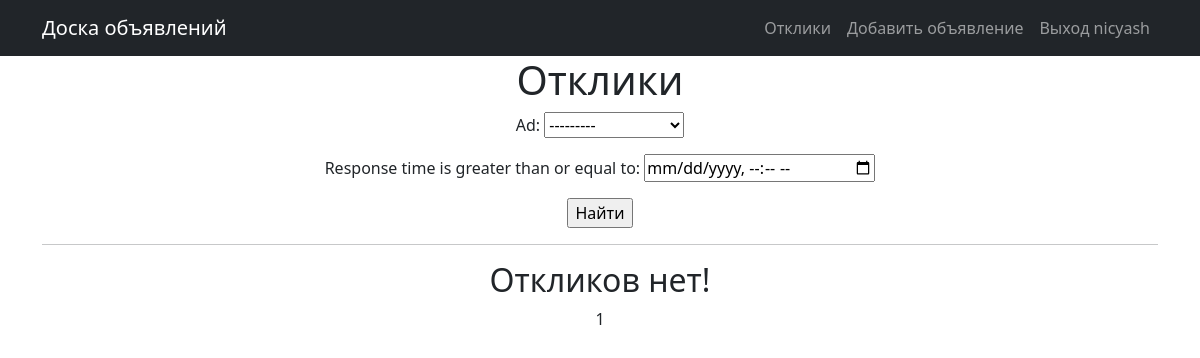
Page //response/ (signed in) on the earlier database version.
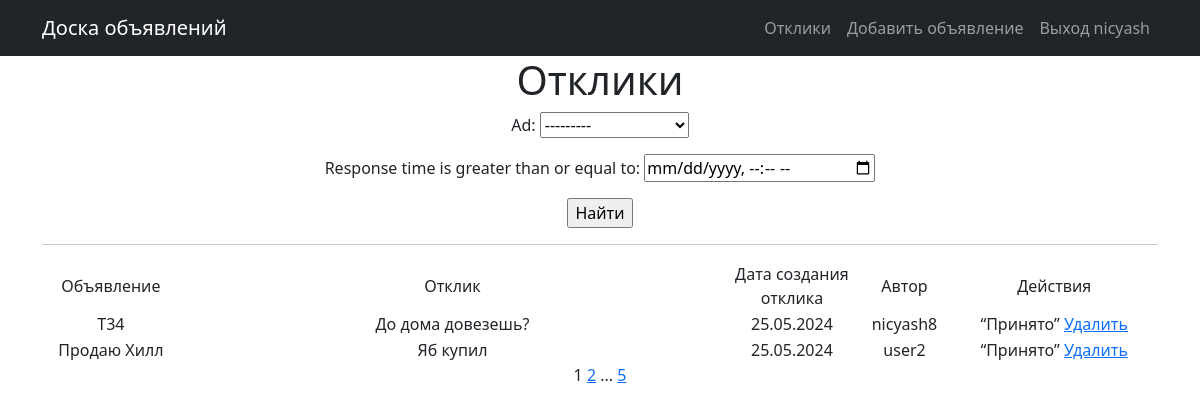
Same page on the later database version.
### BoardApp/models.py (models this page shows, shortened)
class UserResponse(models.Model):
    author = models.ForeignKey(User, on_delete=models.CASCADE)
    response_time = models.DateTimeField(auto_now_add=True)
    text = models.TextField(default='Текст отклика')
    ad = models.ForeignKey(Ad, on_delete=models.CASCADE)
    status = models.BooleanField(default=False)

class Ad(models.Model):
    TYPE = [
        ('tank', 'Танки'),
        ('heal', 'Хилы'),
        ('DD', 'ДД'),
        ('traders', 'Торговцы'),
        ('gildemasters', 'Гилдмастеры'),
        ('quest', 'Квестгиверы'),
        ('blacksmiths', 'Кузнецы'),
        ('tanners', 'Кожевники'),
        ('potion', 'Зельевары'),
        ('spellmasters', 'Мастера заклинаний'),
    ]
    author = models.ForeignKey(User, on_delete=models.CASCADE)
    category = models.CharField(max_length=12, choices=TYPE, default='tank')
    ad_time = models.DateTimeField(auto_now_add=True)
    title = models.CharField(max_length=255, default='Загаловок')
    text = RichTextUploadingField(blank=True, null=True)
    def __str__(self):
        return f'{self.id} : {self.title}'

### BoardApp/views.py (the view)
# urls.py: path('/response/', UserResponseList.as_view(), name='response'),
class UserResponseList(LoginRequiredMixin, ListView):
    model = UserResponse
    ordering = '-response_time'
    template_name = 'response.html'
    context_object_name = 'responses'
    paginate_by = 2
    def get_queryset(self):
        queryset = UserResponse.objects.filter(ad__author__id=self.request.user.id)
        self.filterset = UserResponseFilter(self.request.GET, queryset, request=self.request.user.id)
        return self.filterset.qs
    def get_context_data(self, **kwargs):
        context = super().get_context_data(**kwargs)
        context['filterset'] = self.filterset
        return context

### templates/response.html (shortened to what this page needs)
{% extends 'default.html' %}
{% block content %}
   <h1>Отклики</h1>
   <form action="" method="get">
       {{ filterset.form.as_p }}
       <input type="submit" value="Найти" />
   </form>
   <hr>
   {% if responses %}
       <table>
           <tr>
               <td width="150">Объявление</td>
               <td width="700">Отклик</td>
               <td width="150">Дата создания отклика</td>
               <td width="100">Автор</td>
               <td width="250">Действия</td>
           </tr>
           {% for response in responses %}
           <tr>
               <td>{{ response.ad.title|safe }}</td>
               <td>{{ response.text|safe }}</td>
               <td>{{ response.response_time|date:'d.m.Y' }}</td>
               <td>{{ response.author  }}</td>
               <td>
                    {% if response.status == False %}
                        <a href="{% url 'response_accept' response.pk %}">Принять</a>
                    {% else %}
                        <q>Принято</q>
                    {% endif %}
                    <a href="{% url 'response_delete' response.pk %}">Удалить</a>
                </td>
           </tr>
           {% endfor %}
       </table>
   {% else %}
       <h2>Откликов нет!</h2>
   {% endif %}
   {{ page_obj.number }}
   {% if page_obj.has_next %}
       <a href="?page={{ page_obj.next_page_number }}">{{ page_obj.next_page_number }}</a>
       {% if paginator.num_pages != page_obj.next_page_number %}
           ...
           <a href="?page={{ page_obj.paginator.num_pages }}">{{ page_obj.paginator.num_pages }}</a>
       {% endif %}
   {% endif %}
{% endblock content %}

### templates/default.html (shortened to what this page needs)
<!DOCTYPE html>
<html lang="en">
    <head>
        {% load static %}
        <link href="{% static 'css/styles.css' %}" rel="stylesheet" />
    </head>
    <body>
        <nav class="navbar navbar-expand-lg navbar-dark bg-dark static-top">
           <div class="container">
               <a class="navbar-brand" href="{%url 'ad'%}">Доска объявлений</a>
               <div class="collapse navbar-collapse" id="navbarResponsive">
                   <ul class="navbar-nav ms-auto mb-2 mb-lg-0">
                       {% if request.user.is_authenticated %}
                       <li class="nav-item"><a class="nav-link" href="{%url 'response'%}"> Отклики</a></li>
                       <li class="nav-item"><a class="nav-link" href="{%url 'ad_create'%}"> Добавить объявление</a></li>
                       <li class="nav-item"><a class="nav-link" href="/accounts/logout/">Выход {{request.user}} </a></li>
                       {% else %}
                       <li class="nav-item"><a class="nav-link" href="/accounts/login/">Вход</a></li>
                       {% endif %}
                   </ul>
               </div>
           </div>
        </nav>
        <div class="container">
           <div class="row">
               <div class="col-lg-12 text-center">
                   {% block content %}
                   {% endblock content %}
               </div>
           </div>
        </div>
    </body>
</html>

Differences in the rows shown:
added UserResponse: ad "Т34", text "До дома довезешь?", response_time "25.05.2024", author "nicyash8", status "Принято"
added UserResponse: ad "Продаю Хилл", text "Яб купил", response_time "25.05.2024", author "user2", status "Принято"
Other differences:
{{ page_obj.next_page_number }}: (not shown) → "2"
{{ page_obj.paginator.num_pages }}: (not shown) → "5"
text no longer shown: "Откликов нет!"
text now shown: "Объявление Отклик Дата создания отклика Автор Действия ..."
